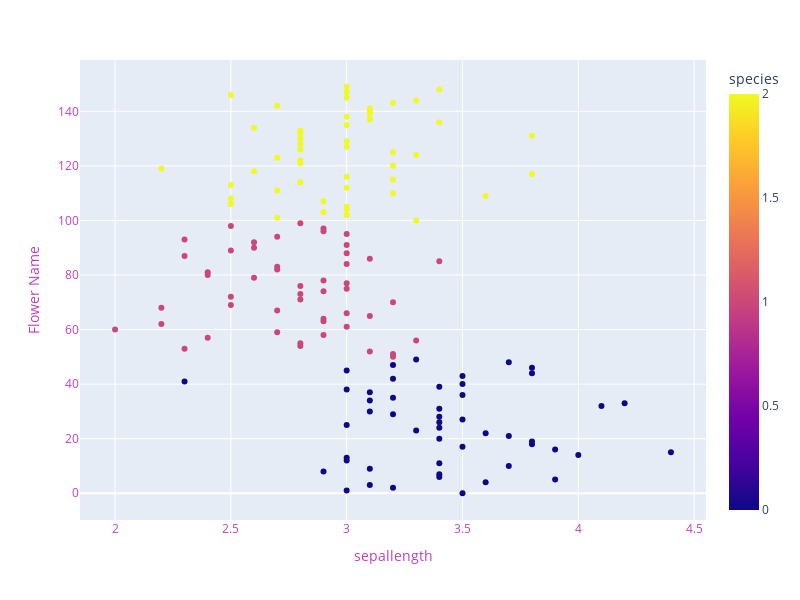

Notebook code cell kept with this figure:
### Code cell
fig = px.scatter(data_frame= DataFrame, x='sepal_width',color='species')
fig.update_layout(width=800, height=600,
                  xaxis=dict(title='sepallength',color="#BF40BF"),
                 yaxis=dict(title="Flower Name",color="#BF40BF"))
fig.show()

### Figure 1 — Plotly figure (JSON) as saved in the notebook; plotly's stock layout.template omitted (floating-point values rounded to 4 significant figures; data arrays with more than 128 entries replaced by an {"elided": "..."} marker saying what was removed)
{"data": [{"hovertemplate": "sepal_width=%{x}<br>index=%{y}<br>species=%{marker.color}<extra></extra>", "legendgroup": "", "marker": {"color": {"elided": "150 int values"}, "coloraxis": "coloraxis", "symbol": "circle"}, "mode": "markers", "name": "", "orientation": "h", "showlegend": false, "type": "scatter", "x": {"elided": "150 float values"}, "xaxis": "x", "y": {"elided": "150 int values"}, "yaxis": "y"}], "layout": {"coloraxis": {"colorbar": {"title": {"text": "species"}}, "colorscale": [[0, "#0d0887"], [0.1111, "#46039f"], [0.2222, "#7201a8"], [0.3333, "#9c179e"], [0.4444, "#bd3786"], [0.5556, "#d8576b"], [0.6667, "#ed7953"], [0.7778, "#fb9f3a"], [0.8889, "#fdca26"], [1, "#f0f921"]]}, "height": 600, "legend": {"tracegroupgap": 0}, "margin": {"t": 60}, "width": 800, "xaxis": {"anchor": "y", "autorange": true, "color": "#BF40BF", "domain": [0, 1], "range": [1.849, 4.551], "title": {"text": "sepallength"}, "type": "linear"}, "yaxis": {"anchor": "x", "autorange": true, "color": "#BF40BF", "domain": [0, 1], "range": [-9.805, 158.8], "title": {"text": "Flower Name"}, "type": "linear"}}}
